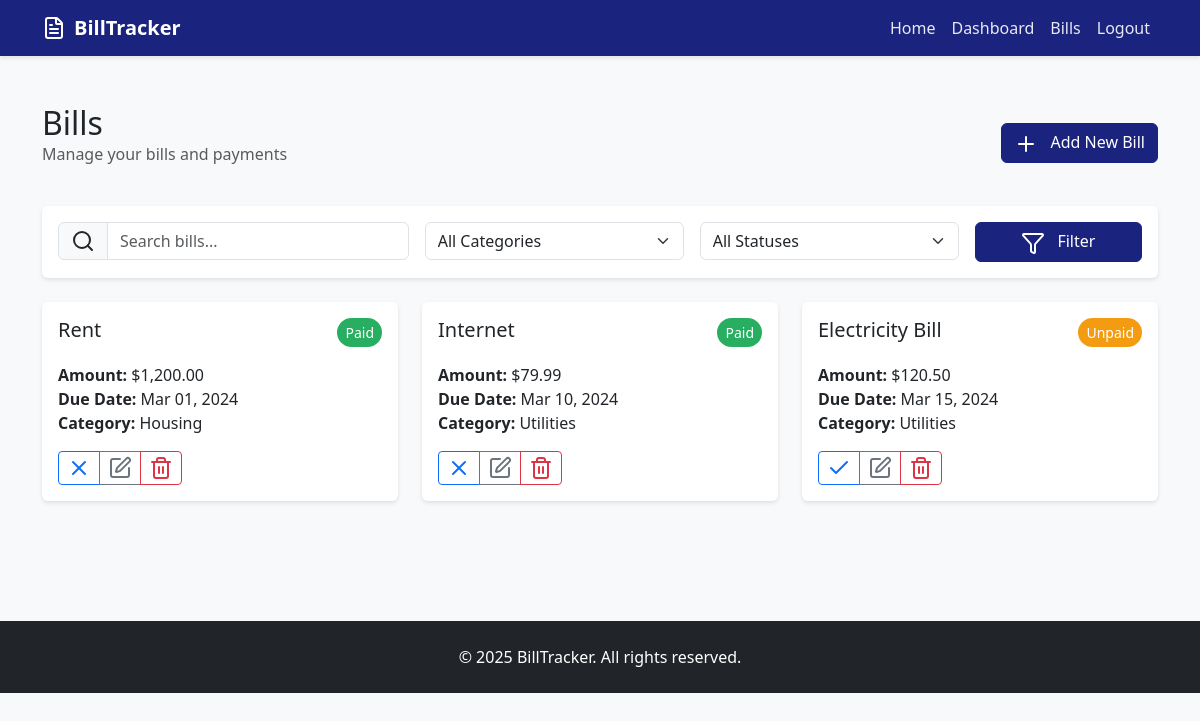
The page /bills.php (signed in) on the database its author committed.
### tables this page shows
CREATE TABLE `bills` (
  `id` int(11) NOT NULL AUTO_INCREMENT,
  `title` varchar(100) NOT NULL,
  `amount` decimal(10,2) NOT NULL,
  `due_date` date NOT NULL,
  `category` varchar(50) NOT NULL,
  `status` enum('paid','unpaid') NOT NULL DEFAULT 'unpaid',
  `user_id` int(11) NOT NULL,
  `created_at` timestamp NOT NULL DEFAULT CURRENT_TIMESTAMP,
  PRIMARY KEY (`id`),
  FOREIGN KEY (`user_id`) REFERENCES `users`(`id`) ON DELETE CASCADE
);

### includes/auth.php (called while the page is built, shortened)
<?php
function isAdmin(): bool {
    return isset($_SESSION['role']) && $_SESSION['role'] === 'admin';
}

### bills.php (the view, shortened to what this page needs)
<?php
require_once 'includes/auth.php';
$userId = $_SESSION['user_id'];
$isAdminUser = isAdmin();
$where = $isAdminUser ? "1" : "user_id = ?";
$params = [];
$types = "";
if (!$isAdminUser) {
    $params[] = $userId;
    $types .= "i";
}
$query = "SELECT * FROM bills WHERE $where ORDER BY due_date ASC";
$stmt = $conn->prepare($query);
if (!empty($params)) {
    $stmt->bind_param($types, ...$params);
}
$stmt->execute();
$bills = $stmt->get_result()->fetch_all(MYSQLI_ASSOC);
?>
<?php include 'includes/header.php'; ?>
<div class="container py-5">
    <div class="d-flex justify-content-between align-items-center mb-4">
        <div>
            <h1 class="h2 mb-0">Bills</h1>
            <p class="text-muted">Manage your bills and payments</p>
        </div>
        <button type="button" class="btn btn-primary" data-bs-toggle="modal" data-bs-target="#addBillModal">
            <i data-lucide="plus" class="me-2"></i> Add New Bill
        </button>
    </div>
    <div class="card mb-4">
        <div class="card-body">
            <form method="GET" class="row g-3">
                <div class="col-md-4">
                    <div class="input-group">
                        <span class="input-group-text">
                            <i data-lucide="search"></i>
                        </span>
                        <input type="text" class="form-control" name="search"
                               placeholder="Search bills..."
                               value="<?= htmlspecialchars($_GET['search'] ?? '') ?>">
                    </div>
                </div>
                <div class="col-md-3">
                    <select class="form-select" name="category">
                        <option value="All">All Categories</option>
                    </select>
                </div>
                <div class="col-md-3">
                    <select class="form-select" name="status">
                        <option value="All">All Statuses</option>
                    </select>
                </div>
                <div class="col-md-2">
                    <button type="submit" class="btn btn-primary w-100">
                        <i data-lucide="filter" class="me-2"></i> Filter
                    </button>
                </div>
            </form>
        </div>
    </div>
    <?php if (empty($bills)): ?>
        <div class="text-center py-5">
            <i data-lucide="inbox" class="text-muted mb-3" style="width: 48px; height: 48px;"></i>
            <h3 class="h4">No Bills Found</h3>
            <p class="text-muted">Start by adding your first bill or try different filters.</p>
            <button type="button" class="btn btn-primary mt-3" data-bs-toggle="modal" data-bs-target="#addBillModal">
                <i data-lucide="plus" class="me-2"></i> Add New Bill
            </button>
        </div>
    <?php else: ?>
        <div class="row">
            <?php foreach ($bills as $bill): ?>
                <div class="col-md-6 col-lg-4 mb-4">
                    <div class="card h-100">
                        <div class="card-body">
                            <div class="d-flex justify-content-between align-items-start mb-3">
                                <h5 class="card-title mb-0"><?= htmlspecialchars($bill['title']) ?></h5>
                                <span class="status-badge <?= $bill['status'] ?>">
                                    <?= ucfirst($bill['status']) ?>
                                </span>
                            </div>
                            <p class="card-text">
                                <strong>Amount:</strong> $<?= number_format($bill['amount'], 2) ?><br>
                                <strong>Due Date:</strong> <?= date('M d, Y', strtotime($bill['due_date'])) ?><br>
                                <strong>Category:</strong> <?= htmlspecialchars($bill['category']) ?>
                            </p>
                            <div class="btn-group">
                                <button type="button" class="btn btn-sm btn-outline-primary"
                                        onclick="toggleBillStatus(<?= $bill['id'] ?>)">
                                    <i data-lucide="<?= $bill['status'] === 'paid' ? 'x' : 'check' ?>"></i>
                                </button>
                                <button type="button" class="btn btn-sm btn-outline-secondary"
                                        onclick='editBill(<?= json_encode($bill) ?>)'>
                                    <i data-lucide="edit"></i>
                                </button>
                                <button type="button" class="btn btn-sm btn-outline-danger"
                                        onclick="deleteBill(<?= $bill['id'] ?>)">
                                    <i data-lucide="trash-2"></i>
                                </button>
                            </div>
                        </div>
                    </div>
                </div>
            <?php endforeach; ?>
        </div>
    <?php endif; ?>
</div>
<?php include 'includes/footer.php'; ?>

### css/styles.css (style rules this page uses)
:root { --primary: #2c3e50; --secondary: #34495e; --accent: #e74c3c; --success: #27ae60; --warning: #f39c12; --danger: #c0392b; --light: #ecf0f1; --dark: #2c3e50; }
body { background-color: #f8f9fa; }
.btn-primary { background-color: #1a237e; border-color: #1a237e; }
.card { border: none; box-shadow: 0 2px 4px rgba(0,0,0,0.1); transition: transform 0.2s; }
.status-badge { padding: 0.25rem 0.5rem; border-radius: 9999px; font-size: 0.875rem; font-weight: 500; }
.status-badge.paid { background-color: var(--success); color: white; }
.status-badge.unpaid { background-color: var(--warning); color: white; }

### rows shown on the page
bills: title "Rent", status "Paid", amount "1,200.00", due_date "Mar 01, 2024", category "Housing"
bills: title "Internet", status "Paid", amount "79.99", due_date "Mar 10, 2024", category "Utilities"
bills: title "Electricity Bill", status "Unpaid", amount "120.50", due_date "Mar 15, 2024", category "Utilities"
